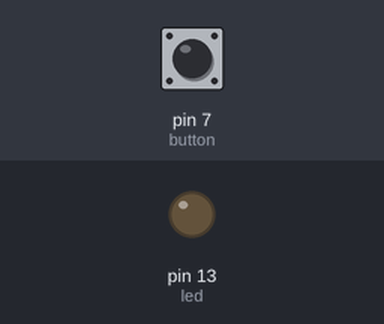
The sketch below on a simulated Arduino Uno, built with avr-gcc and run on an emulated ATmega328P. Parts: output pins drawn as LEDs (lit = HIGH). Inputs (shaded band) come from the test bench; at power-on: pin 7 (button) LOW.

Above: at 1.2 s.
1.3 s: pin 7 (button) pulled HIGH for 0.15 s
At 1.37 s:
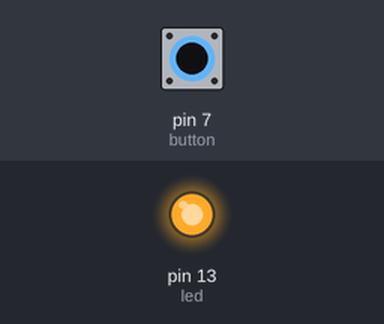
2.9 s: pin 7 (button) pulled HIGH for 3.2 s
At 6.7 s:
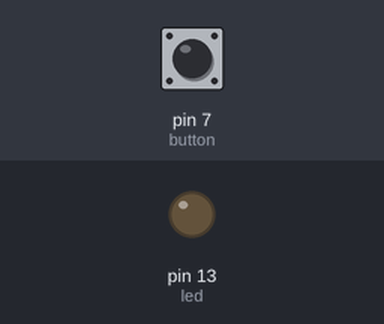
Timing chart, 0 to 8.2 s (numbered marks = the images above; inputs shaded):
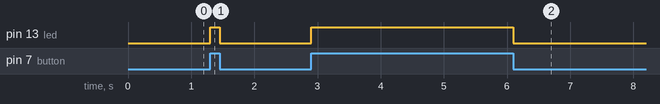

Measured:
- after the input at 1.3 s, pin 13 (led): LOW → HIGH at once, → LOW 0.15 s later
- after the input at 2.9 s, pin 13 (led): LOW → HIGH at once, → LOW 3.2 s later

The sketch:

ledbutton.ino
```cpp
int led = 13; // ping dor the led
int button =7; // input pin where the pushbutton is connected

int val = 0; //val will be used to store the state of the input pin

void setup(){
 pinMode(led, OUTPUT); // tell Arduino is an output
 pinMode(button, INPUT); //and button is an input
}

void loop(){
 val = digitalRead(button);  // tell arduino LED is an output
 if (val == HIGH){
  digitalWrite(led, HIGH);

 }else{
  digitalWrite(led, LOW);
 }

}
```
